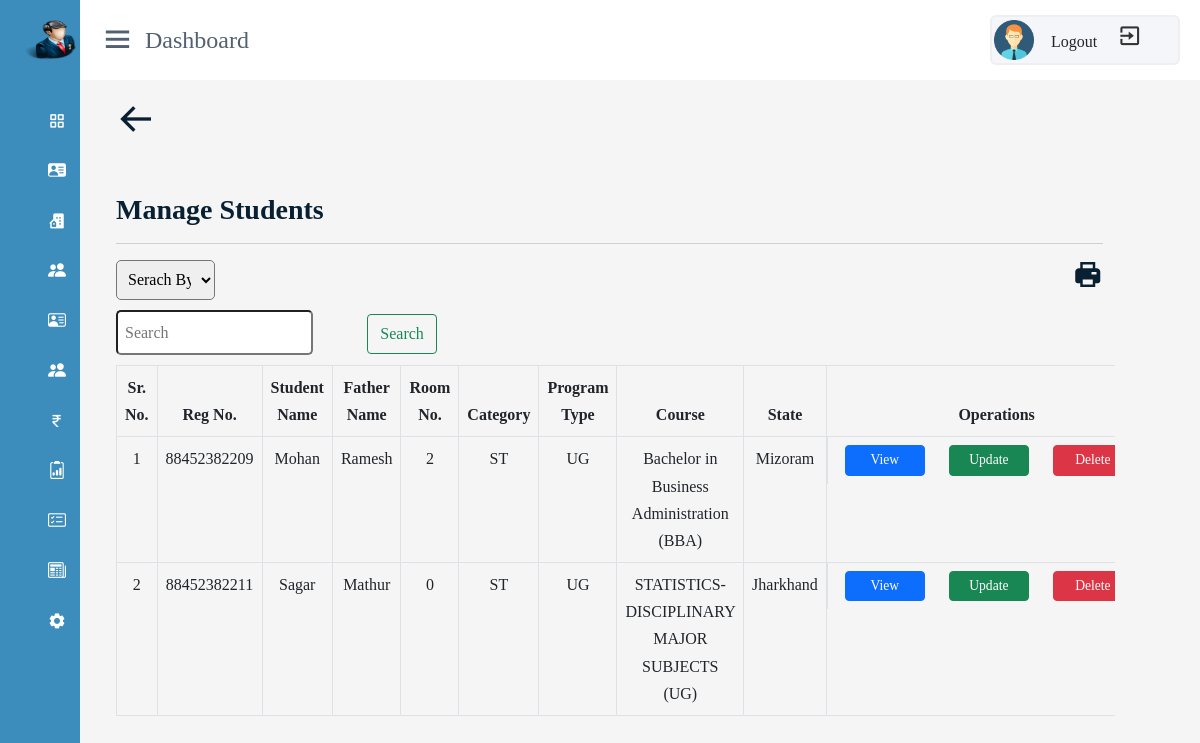
The page /admin/ugstudent.php (signed in) on the database its author committed.
### tables this page shows
CREATE TABLE `studentregistration` (
  `room_no` int(11) NOT NULL,
  `stay_from` date NOT NULL,
  `duration` varchar(225) NOT NULL,
  `std_img` varchar(400) NOT NULL,
  `program_type` varchar(225) NOT NULL,
  `course` varchar(225) NOT NULL,
  `semester` int(11) NOT NULL,
  `registration_no` varchar(225) NOT NULL,
  `name` varchar(225) NOT NULL,
  `fname` varchar(225) NOT NULL,
  `mname` varchar(225) NOT NULL,
  `dob` date NOT NULL,
  `category` varchar(225) NOT NULL,
  `religion` varchar(225) NOT NULL,
  `blood_group` varchar(225) NOT NULL,
  `physical_disable` varchar(10) NOT NULL,
  `contact_no` varchar(225) NOT NULL,
  `email_id` varchar(225) NOT NULL,
  `aadhar_no` varchar(20) NOT NULL,
  `emergency_no` varchar(225) NOT NULL,
  `guardian_name` varchar(225) NOT NULL,
  `guardian_relation` varchar(225) NOT NULL,
  `guardian_contact_no` varchar(225) NOT NULL,
  `address` varchar(225) NOT NULL,
  `city` varchar(225) NOT NULL,
  `state` varchar(225) NOT NULL,
  `pincode` varchar(225) NOT NULL,
  `distance` int(11) NOT NULL,
  `document` varchar(400) NOT NULL,
  `enrollment` varchar(225) NOT NULL DEFAULT 'Not Issued',
  `abc_id` varchar(255) NOT NULL DEFAULT 'Not Issued',
  `admission_no` varchar(255) NOT NULL DEFAULT 'Not Issued'
);

### admin/ugstudent.php (the view, shortened to what this page needs)
<!DOCTYPE html>
<html lang="en">
<head>
    <link rel="stylesheet" href="./css/room_register.css">
</head>
<body>
<?php require('./includes/header.php')?>
<?php
if(@$_REQUEST['search']==null && @$_REQUEST['searchfield']==null )
{
    $search =null;
}
else
{
    $searchData = $_REQUEST['search'];
    $searchField = $_REQUEST['searchfield'];
     $search = " WHERE $searchField like '%$searchData%'";
}
?>
<div class="container-fluid">
    <div class="row">
        <div class="col-lg-11 col-12  p-0 ms-3 ">
    <div class="home-content align-items-center ">
    <a href="dashboard.php"><i class='bx bx-arrow-back' style="font-size:40px"></i></a>
    <h3 class="mt-5" style="font-family: Georgia, 'Times New Roman', Times, serif;">Manage Students</h3>
    <hr>
    <a href="../report-generate/printallstudentlist.php"><i class='bx bxs-printer print'></i></a>
    <form action="" method="post">
    <select name="searchfield" class="select1" required>
        <option value="">Serach By</option>
    </select>
    <div class="search-group">
    <input type="text" name="search" class="searchbar" placeholder="Search">
    <button id="button1" class="btn btn-outline-success shadow-none" type="submit">Search</button>
   </div>
</form>
    <?php
        include('includes/db_config.php');
        $query = "SELECT * FROM studentregistration where  program_type='ug'".$search;
        $result = mysqli_query($con, $query);
        if (!$result)
        {
            die("connection failed" . mysqli_error($con));
        }
        else{
            if(!$result)
                {
                    die("connection failed".mysqli_error($conn));
                }
                else
                {
                    echo <<<HTML
                            <div class="row">
                                <div class="table-responsive">
                                    <table class="table table-bordered  table-hover">
                                        <thead>
                                            <tr>
                                                <th class="text-center">Sr. No.</th>
                                                <th class="text-center">Reg No.</th>
                                                <th class="text-center">Student Name</th>
                                                <th class="text-center">Father Name</th>
                                                <th class="text-center">Room No.</th>
                                                <th class="text-center">Category</th>
                                                <th class="text-center">Program Type</th>
                                                <th class="text-center">Course</th>
                                                <th class="text-center">State</th>
                                                <th class="text-center col-4 crud">Operations</th>
                                            </tr>
                                        </thead>
                                        <tbody>
                            HTML;
                            $sr=1;
                            while($row=mysqli_fetch_assoc($result))
                            {
                                ?>
                            <tr>
                                <td class="text-center" data-label="Sr. No."><?php echo $sr?></td>
                                <td class="text-center" data-label="Registration No."><?php echo $row['registration_no']?></td>
                                <td class="text-center" data-label="Name"><?php echo $row['name']?></td>
                                <td class="text-center" data-label="Father Name"><?php echo $row['fname']?></td>
                                <td class="text-center" data-label="Room No"><?php echo $row['room_no']?></td>
                                <td class="text-center" data-label="Category"><?php echo $row['category']?></td>
                                <td class="text-center" data-label="Program Type"><?php echo $row['program_type']?></td>
                                <td class="text-center" data-label="Course"><?php echo $row['course']?></td>
                                <td class="text-center" data-label="State"><?php echo $row['state']?></td>
                                <td class="text-center" data-label="Operations">
                                    <div class="d-flex flex-wrap justify-content-center gap-2">
                                        <a href="user_profile.php?id=<?php echo $row['registration_no']?>" class="btn btn-primary me-3 px-5">View</a>
                                        <a href="updatedetails.php?regno=<?php echo $row['registration_no']?> &roomno=<?php echo $row['room_no']?> &email=<?php echo $row['email_id']?>" class="btn btn-success me-3 px-5">Update</a>
                                        <a href="deletestudent.php?id=<?php echo $row['registration_no']?> &roomno=<?php echo $row['room_no']?> &email=<?php echo $row['email_id']?>" onclick='return checkdelete()' class="btn btn-danger me-3 px-5">Delete</a>
                                    </div>
                                 </td>
                             </tr>
                            <?php
                            $sr++;
                            }
                }
        }
echo '</tbody>';
echo '</table>';
echo '</div>';
echo '</div>';
?>
<?php require('./includes/footer.php')?>
</body>
</html>

### admin/css/room_register.css (style rules this page uses)
* { padding: 0; margin: 0; box-sizing: border-box; }
body { background-color:white; }
.home-content { padding: 100px 20px 20px 20px; }

### admin/css/adminpanel.css (style rules this page uses)
* { margin:0; padding:0; box-sizing: border-box; font-family: 'Poppins',sans-serif; }
body { min-height: 100vh; width: 100%; }
.home-section .home-content { padding-top: 100px; }

### css/styel.css (style rules this page uses)
body { font-family: "Barlow",sans-serif; line-height: 1.7; color:#516171; }
h1,h2,h3,h4,h5,h6 { font-weight: 700 !important; color: #092032; }
a { color: #092032; text-decoration: none; transition: all 0.4s ease; font-weight: 800; }

### css/footer.css (style rules this page uses)
* { text-decoration: none; font-family: poppins; box-sizing: border-box; }
body { margin:0; background-image:linear-gradient(to bottom,white,white); }

### admin/ugstudent.php (style rules this page uses)
@media (max-width: 1500px) { td[data-label="Operations"] { display: flex !important; flex-direction: row; justify-content: center; gap: 0.5rem; flex-wrap: wrap; text-align: center; padding: 0.5rem !important; min-width: 340px !important; } }
@media (max-width: 1500px) { td[data-label="Operations"] a { flex: 1 1 auto; min-width: 80px !important; font-size: 0.85rem; padding: 0.25rem 0.5rem !important; } }
.select1 { width: 10%; padding: 7px; position: relative; border-radius: 5px; height: 40px; margin-bottom: 20px; }
.searchbar { width: 20%; padding: 7px; position: relative; bottom: 10px; border-radius: 5px; text-decoration: none; outline: none; }
#button1 { position:relative; left: 50px; height: 40px; bottom: 10px; }
.print { font-size: 30px; margin-bottom: 20px; float: right; }

### rows shown on the page
studentregistration: registration_no "88452382209", name "Mohan", fname "Ramesh", room_no "2", category "ST", program_type "UG", course "Bachelor in Business Administration (BBA)", state "Mizoram"
studentregistration: registration_no "88452382211", name "Sagar", fname "Mathur", room_no "0", category "ST", program_type "UG", course "STATISTICS-DISCIPLINARY MAJOR SUBJECTS (UG)", state "Jharkhand"
